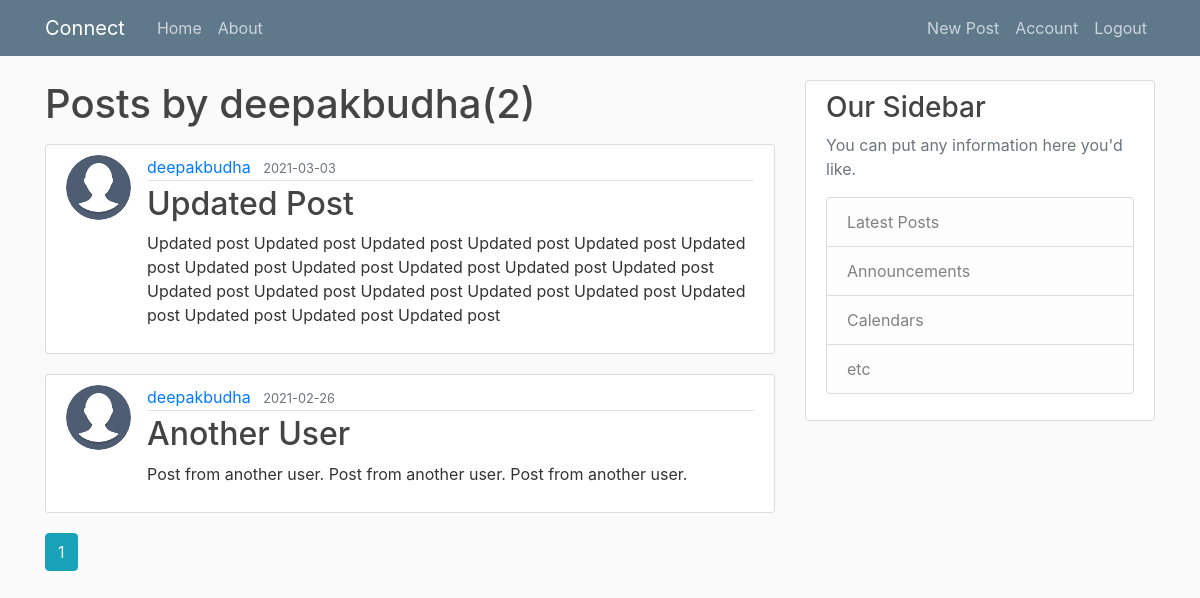
Screenshot of /user/deepakbudha (signed in) with the database file from the repository.
### flaskblog/models.py (models this page shows, shortened)
class User(db.Model, UserMixin):
    id = db.Column(db.Integer, primary_key = True)
    username = db.Column(db.String(20), unique = True, nullable = False)
    email = db.Column(db.String(100), unique = True, nullable = False)
    image_file = db.Column(db.String(20), nullable = False, default = 'default.jpg')
    password = db.Column(db.String(60), nullable = False)
    posts = db.relationship('Post', backref = 'author', lazy = True)

class Post(db.Model):
    id = db.Column(db.Integer, primary_key = True)
    title = db.Column(db.String(100), nullable = False)
    date_posted = db.Column(db.DateTime, nullable = False, default = datetime.utcnow)
    content = db.Column(db.Text, nullable = False)
    user_id = db.Column(db.Integer, db.ForeignKey('user.id'), nullable = False)

### flaskblog/routes.py (the view)
@app.route("/user/<string:username>")
def user_posts(username):
    page = request.args.get('page', 1, type = int)
    user = User.query.filter_by(username = username).first_or_404()
    posts = Post.query.filter_by(author =user)\
            .order_by(Post.date_posted.desc())\
            .paginate(page = page, per_page = 5)
    return render_template('user_posts.html', posts = posts, user = user)

### flaskblog/models.py (called while the page is built)
@login_manager.user_loader
def load_user(user_id):
    return User.query.get(int(user_id))

### flaskblog/templates/user_posts.html
{% extends 'layout.html' %}
{% block content %}
    <h1 class = "mb-3">Posts by {{user.username }}({{ posts.total }})</h1>
    {% for post in posts.items %}
    <article class="media content-section">
      <img class = "rounded-circle article-img" src ="{{ url_for('static', filename = 'profile_pics/' + post.author.image_file) }}">
        <div class="media-body">
          <div class="article-metadata">
            <a class="mr-2" href="{{ url_for('user_posts', username = post.author.username) }}">{{ post.author.username }}</a>
            <small class="text-muted">{{ post.date_posted.strftime('%Y-%m-%d')}}</small>
          </div>
          <h2><a class="article-title" href="{{ url_for('post', post_id = post.id) }}">{{ post.title }}</a></h2>
          <p class="article-content">{{ post.content }}</p>
        </div>
      </article>
    {% endfor %}
    {% for page_num in posts.iter_pages(left_edge = 1, right_edge = 1, left_current = 1, right_current = 2) %}
      {% if page_num %}
        {% if posts.page == page_num %}
          <a class = "btn btn-info mb-4" href = "{{url_for('user_posts', username = user.username, page = page_num)}}">{{page_num}}</a>
        {% else %}
          <a class = "btn btn-outline-info mb-4" href = "{{url_for('user_posts', username = user.username, page = page_num)}}">{{page_num}}</a>
        {% endif %}
      {% else%}
        .....
      {% endif %}
    {% endfor %}
{% endblock content %}

### flaskblog/static/main.css (style rules this page uses)
body { background: #fafafa; color: #333333; margin-top: 5rem; }
h1, h2, h3, h4, h5, h6 { color: #444444; }
.content-section { background: #ffffff; padding: 10px 20px; border: 1px solid #dddddd; border-radius: 3px; margin-bottom: 20px; }
.article-title { color: #444444; }
.article-content { white-space: pre-line; }
.article-img { height: 65px; width: 65px; margin-right: 16px; }
.article-metadata { padding-bottom: 1px; margin-bottom: 4px; border-bottom: 1px solid #e3e3e3 }

### rows the page displays
User: username "deepakbudha"
Post: image_file (placeholder picture), author.username "deepakbudha", date_posted "2021-03-03", title "Updated Post", content "Updated post Updated post Updated post Updated post Updated post Updated post Updated post Updated post Updated post Updated post Updated post Updated post Updated post Updated post Updated post Updated post Updated post Updated post Updated post Updated post"
Post: image_file (placeholder picture), author.username "deepakbudha", date_posted "2021-02-26", title "Another User", content "Post from another user. Post from another user. Post from another user."

### other values shown
{{ posts.total }} "2"
{{ page_num }} "1"
